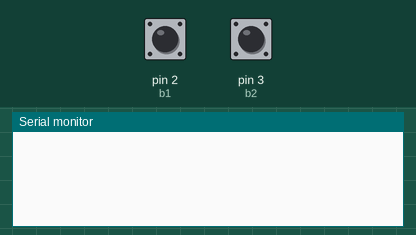
Recording of a sketch running on a simulated Arduino Uno, built with avr-gcc and run on an emulated ATmega328P. Shown: the last lines printed to the serial monitor. The test bench sets the inputs (shaded band); at power-on: pin 3 (b2) HIGH, pin 2 (b1) HIGH.

Above: at 1.2 s.
1.3 s: pin 3 (b2) pulled LOW for 0.15 s
At 2.7 s:
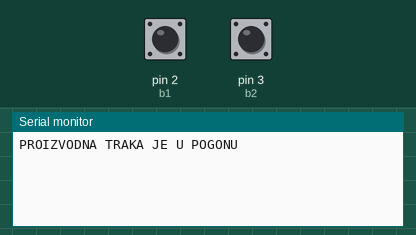
3.0 s: pin 2 (b1) pulled LOW for 3.2 s
At 5.7 s:
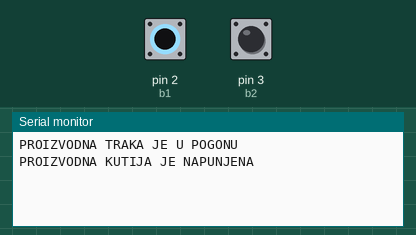

The sketch:

z36_line1.ino
```cpp
int b1 = 2, b2 = 3, led = 7;

bool traka = false;
int proizvodi = 0;

void setup()
{
  pinMode(b1, INPUT_PULLUP);
  pinMode(b2, INPUT_PULLUP);
  Serial.begin(9600);
}

void loop()
{
  if(traka){
    digitalWrite(led, HIGH);
    if(proizvodi > 5){
      traka = false;
      Serial.println("PROIZVODNA KUTIJA JE NAPUNJENA");
    }
    if(digitalRead(b2) == LOW){
      traka = false;
      delay(250);
    }
    if(digitalRead(b1) == LOW){
      delay(250);
    	proizvodi++;
    }
  }
  else{
  digitalWrite(led, LOW);
    if(digitalRead(b2) == LOW){
      delay(250);
      traka = true;
      Serial.println("PROIZVODNA TRAKA JE U POGONU");
      if(proizvodi > 5)proizvodi = 0;
    }

  }


}
```

Measured:
- after the input at 1.3 s, the serial monitor: prints a new line after 0.25 s (image 1)
- after the input at 3.0 s, the serial monitor: prints a new line after 1.5 s (image 2)
